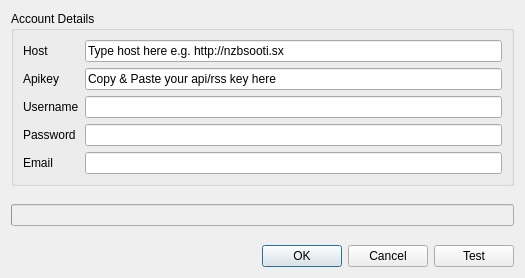
<?xml version="1.0" encoding="UTF-8"?>
<ui version="4.0">
 <class>Newznab</class>
 <widget class="QDialog" name="Newznab">
  <property name="geometry">
   <rect>
    <x>0</x>
    <y>0</y>
    <width>525</width>
    <height>278</height>
   </rect>
  </property>
  <property name="windowTitle">
   <string>Newznab Account</string>
  </property>
  <layout class="QGridLayout" name="gridLayout_2">
   <item row="2" column="0">
    <layout class="QHBoxLayout" name="horizontalLayout">
     <item>
      <spacer name="horizontalSpacer">
       <property name="orientation">
        <enum>Qt::Horizontal</enum>
       </property>
       <property name="sizeHint" stdset="0">
        <size>
         <width>40</width>
         <height>20</height>
        </size>
       </property>
      </spacer>
     </item>
     <item>
      <widget class="QPushButton" name="btnAccept">
       <property name="text">
        <string>OK</string>
       </property>
      </widget>
     </item>
     <item>
      <widget class="QPushButton" name="btnCancel">
       <property name="text">
        <string>Cancel</string>
       </property>
      </widget>
     </item>
     <item>
      <widget class="QPushButton" name="btnTest">
       <property name="text">
        <string>Test</string>
       </property>
      </widget>
     </item>
    </layout>
   </item>
   <item row="1" column="0">
    <widget class="QWidget" name="widget" native="true">
     <property name="minimumSize">
      <size>
       <width>0</width>
       <height>16</height>
      </size>
     </property>
     <layout class="QHBoxLayout" name="horizontalLayout_2">
      <property name="margin">
       <number>0</number>
      </property>
      <item>
       <widget class="QProgressBar" name="progressBar">
        <property name="enabled">
         <bool>false</bool>
        </property>
        <property name="sizePolicy">
         <sizepolicy hsizetype="Expanding" vsizetype="Fixed">
          <horstretch>0</horstretch>
          <verstretch>0</verstretch>
         </sizepolicy>
        </property>
        <property name="minimumSize">
         <size>
          <width>0</width>
          <height>0</height>
         </size>
        </property>
        <property name="maximumSize">
         <size>
          <width>16777215</width>
          <height>16777215</height>
         </size>
        </property>
        <property name="value">
         <number>0</number>
        </property>
        <property name="textVisible">
         <bool>false</bool>
        </property>
        <property name="format">
         <string/>
        </property>
       </widget>
      </item>
     </layout>
    </widget>
   </item>
   <item row="0" column="0">
    <widget class="QGroupBox" name="groupBox">
     <property name="title">
      <string>Account Details</string>
     </property>
     <layout class="QVBoxLayout" name="verticalLayout">
      <item>
       <layout class="QGridLayout" name="gridLayout">
        <item row="0" column="0">
         <widget class="QLabel" name="label">
          <property name="text">
           <string>Host</string>
          </property>
         </widget>
        </item>
        <item row="0" column="1">
         <widget class="QLineEdit" name="editHost">
          <property name="text">
           <string>Type host here e.g. http://nzbsooti.sx</string>
          </property>
         </widget>
        </item>
        <item row="1" column="0">
         <widget class="QLabel" name="label_2">
          <property name="toolTip">
           <string>&lt;!DOCTYPE HTML PUBLIC &quot;-//W3C//DTD HTML 4.0//EN&quot; &quot;http://www.w3.org/TR/REC-html40/strict.dtd&quot;&gt;
&lt;html&gt;&lt;head&gt;&lt;meta name=&quot;qrichtext&quot; content=&quot;1&quot; /&gt;&lt;style type=&quot;text/css&quot;&gt;
p, li { white-space: pre-wrap; }
&lt;/style&gt;&lt;/head&gt;&lt;body style=&quot; font-family:'Sans Serif'; font-size:8pt; font-weight:400; font-style:normal;&quot;&gt;
&lt;p style=&quot; margin-top:0px; margin-bottom:0px; margin-left:0px; margin-right:0px; -qt-block-indent:0; text-indent:0px;&quot;&gt;Look for the key in your user profile. It looks something like&lt;/p&gt;
&lt;p style=&quot; margin-top:0px; margin-bottom:0px; margin-left:0px; margin-right:0px; -qt-block-indent:0; text-indent:0px;&quot;&gt;&lt;span style=&quot; font-weight:600;&quot;&gt;&quot;123412341234e03880fb1234eee1234&quot;&lt;/span&gt;&lt;/p&gt;&lt;/body&gt;&lt;/html&gt;</string>
          </property>
          <property name="text">
           <string>Apikey</string>
          </property>
         </widget>
        </item>
        <item row="1" column="1">
         <widget class="QLineEdit" name="editKey">
          <property name="toolTip">
           <string>&lt;!DOCTYPE HTML PUBLIC &quot;-//W3C//DTD HTML 4.0//EN&quot; &quot;http://www.w3.org/TR/REC-html40/strict.dtd&quot;&gt;
&lt;html&gt;&lt;head&gt;&lt;meta name=&quot;qrichtext&quot; content=&quot;1&quot; /&gt;&lt;style type=&quot;text/css&quot;&gt;
p, li { white-space: pre-wrap; }
&lt;/style&gt;&lt;/head&gt;&lt;body style=&quot; font-family:'MS Shell Dlg 2'; font-size:8.25pt; font-weight:400; font-style:normal;&quot;&gt;
&lt;p style=&quot; margin-top:0px; margin-bottom:0px; margin-left:0px; margin-right:0px; -qt-block-indent:0; text-indent:0px;&quot;&gt;&lt;span style=&quot; font-family:'Sans Serif'; font-size:8pt;&quot;&gt;Look for the key in your user profile. It looks something like&lt;/span&gt;&lt;/p&gt;
&lt;p style=&quot; margin-top:0px; margin-bottom:0px; margin-left:0px; margin-right:0px; -qt-block-indent:0; text-indent:0px;&quot;&gt;&lt;span style=&quot; font-family:'Sans Serif'; font-size:8pt; font-weight:600;&quot;&gt;&quot;123412341234e03880fb1234eee1234&quot;&lt;/span&gt;&lt;/p&gt;&lt;/body&gt;&lt;/html&gt;</string>
          </property>
          <property name="text">
           <string>Copy &amp; Paste your api/rss key here</string>
          </property>
         </widget>
        </item>
        <item row="2" column="0">
         <widget class="QLabel" name="lblUsername">
          <property name="toolTip">
           <string>&lt;!DOCTYPE HTML PUBLIC &quot;-//W3C//DTD HTML 4.0//EN&quot; &quot;http://www.w3.org/TR/REC-html40/strict.dtd&quot;&gt;
&lt;html&gt;&lt;head&gt;&lt;meta name=&quot;qrichtext&quot; content=&quot;1&quot; /&gt;&lt;style type=&quot;text/css&quot;&gt;
p, li { white-space: pre-wrap; }
&lt;/style&gt;&lt;/head&gt;&lt;body style=&quot; font-family:'Sans Serif'; font-size:8pt; font-weight:400; font-style:normal;&quot;&gt;
&lt;p style=&quot; margin-top:0px; margin-bottom:0px; margin-left:0px; margin-right:0px; -qt-block-indent:0; text-indent:0px;&quot;&gt;Look for the key in your user profile. It looks something like&lt;/p&gt;
&lt;p style=&quot; margin-top:0px; margin-bottom:0px; margin-left:0px; margin-right:0px; -qt-block-indent:0; text-indent:0px;&quot;&gt;&lt;span style=&quot; font-weight:600;&quot;&gt;&quot;123412341234e03880fb1234eee1234&quot;&lt;/span&gt;&lt;/p&gt;&lt;/body&gt;&lt;/html&gt;</string>
          </property>
          <property name="text">
           <string>Username</string>
          </property>
         </widget>
        </item>
        <item row="2" column="1">
         <widget class="QLineEdit" name="editUsername">
          <property name="enabled">
           <bool>true</bool>
          </property>
          <property name="readOnly">
           <bool>true</bool>
          </property>
         </widget>
        </item>
        <item row="3" column="0">
         <widget class="QLabel" name="lblPassword">
          <property name="toolTip">
           <string>&lt;!DOCTYPE HTML PUBLIC &quot;-//W3C//DTD HTML 4.0//EN&quot; &quot;http://www.w3.org/TR/REC-html40/strict.dtd&quot;&gt;
&lt;html&gt;&lt;head&gt;&lt;meta name=&quot;qrichtext&quot; content=&quot;1&quot; /&gt;&lt;style type=&quot;text/css&quot;&gt;
p, li { white-space: pre-wrap; }
&lt;/style&gt;&lt;/head&gt;&lt;body style=&quot; font-family:'Sans Serif'; font-size:8pt; font-weight:400; font-style:normal;&quot;&gt;
&lt;p style=&quot; margin-top:0px; margin-bottom:0px; margin-left:0px; margin-right:0px; -qt-block-indent:0; text-indent:0px;&quot;&gt;Look for the key in your user profile. It looks something like&lt;/p&gt;
&lt;p style=&quot; margin-top:0px; margin-bottom:0px; margin-left:0px; margin-right:0px; -qt-block-indent:0; text-indent:0px;&quot;&gt;&lt;span style=&quot; font-weight:600;&quot;&gt;&quot;123412341234e03880fb1234eee1234&quot;&lt;/span&gt;&lt;/p&gt;&lt;/body&gt;&lt;/html&gt;</string>
          </property>
          <property name="text">
           <string>Password</string>
          </property>
         </widget>
        </item>
        <item row="3" column="1">
         <widget class="QLineEdit" name="editPassword">
          <property name="enabled">
           <bool>true</bool>
          </property>
          <property name="readOnly">
           <bool>true</bool>
          </property>
         </widget>
        </item>
        <item row="4" column="0">
         <widget class="QLabel" name="lblEmail">
          <property name="toolTip">
           <string>&lt;!DOCTYPE HTML PUBLIC &quot;-//W3C//DTD HTML 4.0//EN&quot; &quot;http://www.w3.org/TR/REC-html40/strict.dtd&quot;&gt;
&lt;html&gt;&lt;head&gt;&lt;meta name=&quot;qrichtext&quot; content=&quot;1&quot; /&gt;&lt;style type=&quot;text/css&quot;&gt;
p, li { white-space: pre-wrap; }
&lt;/style&gt;&lt;/head&gt;&lt;body style=&quot; font-family:'Sans Serif'; font-size:8pt; font-weight:400; font-style:normal;&quot;&gt;
&lt;p style=&quot; margin-top:0px; margin-bottom:0px; margin-left:0px; margin-right:0px; -qt-block-indent:0; text-indent:0px;&quot;&gt;Look for the key in your user profile. It looks something like&lt;/p&gt;
&lt;p style=&quot; margin-top:0px; margin-bottom:0px; margin-left:0px; margin-right:0px; -qt-block-indent:0; text-indent:0px;&quot;&gt;&lt;span style=&quot; font-weight:600;&quot;&gt;&quot;123412341234e03880fb1234eee1234&quot;&lt;/span&gt;&lt;/p&gt;&lt;/body&gt;&lt;/html&gt;</string>
          </property>
          <property name="text">
           <string>Email</string>
          </property>
         </widget>
        </item>
        <item row="4" column="1">
         <widget class="QLineEdit" name="editEmail">
          <property name="enabled">
           <bool>true</bool>
          </property>
          <property name="readOnly">
           <bool>true</bool>
          </property>
         </widget>
        </item>
       </layout>
      </item>
     </layout>
    </widget>
   </item>
  </layout>
 </widget>
 <tabstops>
  <tabstop>btnAccept</tabstop>
  <tabstop>btnCancel</tabstop>
  <tabstop>btnTest</tabstop>
 </tabstops>
 <resources/>
 <connections/>
</ui>
